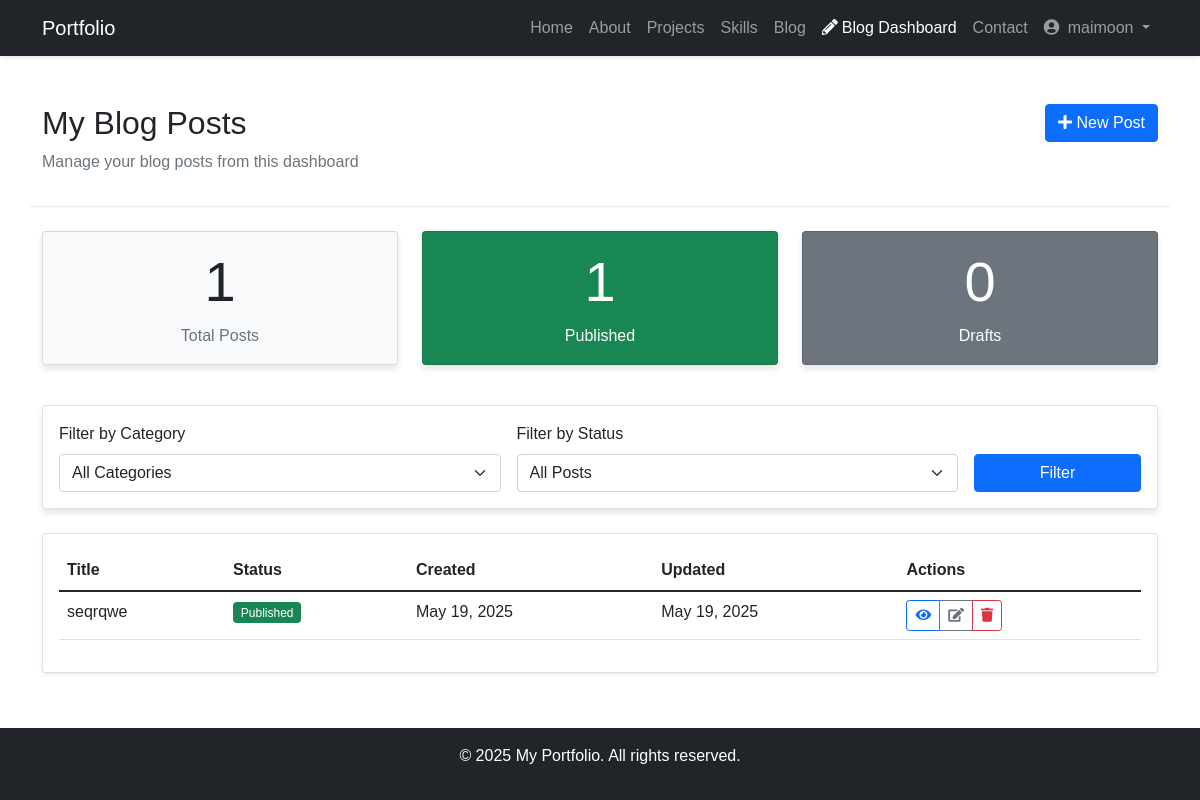
/dashboard/posts/ (signed in), run on the app's committed database.
### core/models.py (models this page shows, shortened)
class BlogPost(models.Model):
    author = models.ForeignKey(User, on_delete=models.CASCADE, related_name='blog_posts', null=True, blank=True)
    title = models.CharField(max_length=200)
    slug = models.SlugField(unique=True, max_length=200)
    category = models.ForeignKey(Category, on_delete=models.SET_NULL, related_name='posts', null=True, blank=True)
    content = models.TextField()
    featured_image = models.FileField(upload_to='blog/', blank=True, null=True)
    excerpt = models.TextField(max_length=500, blank=True)
    created_at = models.DateTimeField(auto_now_add=True)
    updated_at = models.DateTimeField(auto_now=True)
    is_published = models.BooleanField(default=False)
    views_count = models.PositiveIntegerField(default=0)
    tags = models.ManyToManyField(Tag, related_name='posts', blank=True)
    class Meta:
        ordering = ['-created_at']

### core/views.py (the view)
# urls.py: path('dashboard/posts/', views.user_blog_posts, name='user_blog_posts'),
@login_required
def user_blog_posts(request):
    category_filter = request.GET.get('category', '')
    status_filter = request.GET.get('status', '')
    user_posts = BlogPost.objects.filter(author=request.user).order_by('-created_at')
    if category_filter:
        user_posts = user_posts.filter(category__slug=category_filter)
    if status_filter:
        is_published = status_filter == 'published'
        user_posts = user_posts.filter(is_published=is_published)
    user_categories = Category.objects.filter(posts__author=request.user).distinct()
    total_posts = user_posts.count()
    published_posts = user_posts.filter(is_published=True).count()
    draft_posts = total_posts - published_posts
    return render(request, 'core/blog_management/user_posts.html', {
        'posts': user_posts,
        'categories': user_categories,
        'total_posts': total_posts,
        'published_posts': published_posts,
        'draft_posts': draft_posts,
        'category_filter': category_filter,
        'status_filter': status_filter
    })

### core/templates/core/blog_management/user_posts.html (shortened to what this page needs)
{% extends 'core/base.html' %}
{% load static %}
{% block content %}
<div class="container py-5">
    <div class="row mb-4 dashboard-header">
        <div class="col-md-8">
            <h2>My Blog Posts</h2>
            <p class="text-muted">Manage your blog posts from this dashboard</p>
        </div>
        <div class="col-md-4 text-end">
            <a href="{% url 'core:create_blog_post' %}" class="btn btn-primary">
                <i class="fas fa-plus"></i> New Post
            </a>
        </div>
    </div>
    <div class="row mb-4">
        <div class="col-md-4">
            <div class="card bg-light text-center mb-3">
                <div class="card-body">
                    <h3 class="display-4">{{ total_posts }}</h3>
                    <p class="text-muted mb-0">Total Posts</p>
                </div>
            </div>
        </div>
        <div class="col-md-4">
            <div class="card bg-success text-white text-center mb-3">
                <div class="card-body">
                    <h3 class="display-4">{{ published_posts }}</h3>
                    <p class="mb-0">Published</p>
                </div>
            </div>
        </div>
        <div class="col-md-4">
            <div class="card bg-secondary text-white text-center mb-3">
                <div class="card-body">
                    <h3 class="display-4">{{ draft_posts }}</h3>
                    <p class="mb-0">Drafts</p>
                </div>
            </div>
        </div>
    </div>
    <div class="row mb-4">
        <div class="col">
            <div class="card">
                <div class="card-body">
                    <form method="get" class="row g-3">
                        <div class="col-md-5">
                            <label for="category" class="form-label">Filter by Category</label>
                            <select name="category" id="category" class="form-select">
                                <option value="">All Categories</option>
                            </select>
                        </div>
                        <div class="col-md-5">
                            <label for="status" class="form-label">Filter by Status</label>
                            <select name="status" id="status" class="form-select">
                                <option value="">All Posts</option>
                            </select>
                        </div>
                        <div class="col-md-2 d-flex align-items-end">
                            <button type="submit" class="btn btn-primary w-100">Filter</button>
                        </div>
                    </form>
                </div>
            </div>
        </div>
    </div>
    <div class="row">
        <div class="col">
            <div class="card shadow-sm">
                <div class="card-body">
                    <div class="table-responsive">
                        <table class="table table-hover">
                            <thead>
                                <tr>
                                    <th>Title</th>
                                    <th>Status</th>
                                    <th>Created</th>
                                    <th>Updated</th>
                                    <th>Actions</th>
                                </tr>
                            </thead>
                            <tbody>
                                {% if posts %}
                                    {% for post in posts %}
                                    <tr>
                                        <td>{{ post.title }}</td>
                                        <td>
                                            {% if post.is_published %}
                                                <span class="badge bg-success">Published</span>
                                            {% else %}
                                                <span class="badge bg-secondary">Draft</span>
                                            {% endif %}
                                        </td>
                                        <td>{{ post.created_at|date:"M d, Y" }}</td>
                                        <td>{{ post.updated_at|date:"M d, Y" }}</td>
                                        <td>
                                            <div class="btn-group" role="group">
                                                <a href="{% url 'core:blog_detail' post.slug %}" class="btn btn-sm btn-outline-primary" title="View">
                                                    <i class="fas fa-eye"></i>
                                                </a>
                                                <a href="{% url 'core:update_blog_post' post.slug %}" class="btn btn-sm btn-outline-secondary" title="Edit">
                                                    <i class="fas fa-edit"></i>
                                                </a>
                                                <a href="{% url 'core:delete_blog_post' post.slug %}" class="btn btn-sm btn-outline-danger" title="Delete">
                                                    <i class="fas fa-trash"></i>
                                                </a>
                                            </div>
                                        </td>
                                    </tr>
                                    {% endfor %}
                                {% endif %}
                            </tbody>
                        </table>
                    </div>
                </div>
            </div>
        </div>
    </div>
</div>
{% endblock %}

### core/templates/core/base.html (shortened to what this page needs)
<!DOCTYPE html>
<html lang="en">
<head>
    {% load static %}
    <link rel="stylesheet" href="https://cdnjs.cloudflare.com/ajax/libs/font-awesome/5.15.4/css/all.min.css">
    <link href="https://cdn.jsdelivr.net/npm/bootstrap@5.1.3/dist/css/bootstrap.min.css" rel="stylesheet">
    <link rel="stylesheet" href="{% static 'css/style.css' %}">
</head>
<body>
    <nav class="navbar navbar-expand-lg navbar-dark bg-dark">
        <div class="container">
            <a class="navbar-brand" href="{% url 'core:home' %}">Portfolio</a>
            <div class="collapse navbar-collapse" id="navbarNav">
                <ul class="navbar-nav ms-auto">
                    <li class="nav-item">
                        <a class="nav-link" href="{% url 'core:home' %}">Home</a>
                    </li>
                    <li class="nav-item">
                        <a class="nav-link" href="{% url 'core:about' %}">About</a>
                    </li>
                    <li class="nav-item">
                        <a class="nav-link" href="{% url 'core:projects' %}">Projects</a>
                    </li>
                    <li class="nav-item">
                        <a class="nav-link" href="{% url 'core:skills' %}">Skills</a>
                    </li>                        <li class="nav-item">
                            <a class="nav-link" href="{% url 'core:blog_list' %}">Blog</a>
                        </li>
                        {% if user.is_authenticated %}
                        <li class="nav-item">
                            <a class="nav-link" href="{% url 'core:user_blog_posts' %}"><i class="fas fa-pencil-alt me-1"></i>Blog Dashboard</a>
                        </li>
                        {% endif %}
                        <li class="nav-item">
                            <a class="nav-link" href="{% url 'core:contact' %}">Contact</a>
                        </li>
                    {% if user.is_authenticated %}
                    <li class="nav-item dropdown">
                        <a class="nav-link dropdown-toggle" href="#" id="navbarDropdown" role="button" data-bs-toggle="dropdown" aria-expanded="false">
                            <i class="fas fa-user-circle me-1"></i> {{ user.username }}
                        </a>
                    </li>
                    {% endif %}
                </ul>
            </div>
        </div>
    </nav>
    <main>
        {% block content %}
        {% endblock %}
    </main>
    <footer class="bg-dark text-white text-center py-3">
        <p>&copy; 2025 My Portfolio. All rights reserved.</p>
    </footer>
</body>
</html>

### static/css/style.css (style rules this page uses)
html, body { height: 100%; font-family: 'Arial', sans-serif; }
body { display: flex; flex-direction: column; min-height: 100vh; }
main { flex: 1 0 auto; }
.navbar { box-shadow: 0 2px 4px rgba(0,0,0,0.1); }
.card { transition: transform 0.3s ease; box-shadow: 0 4px 6px rgba(0,0,0,0.1); }
footer { flex-shrink: 0; width: 100%; margin-top: auto; }
.badge { font-weight: 500; }
.dashboard-header { border-bottom: 1px solid #e9ecef; margin-bottom: 2rem; padding-bottom: 1rem; }

### data on the page
BlogPost: title "seqrqwe", is_published "Published", created_at "May 19, 2025", updated_at "May 19, 2025"

### other printed values
{{ user.username }} "maimoon"
{{ total_posts }} "1"
{{ published_posts }} "1"
{{ draft_posts }} "0"
